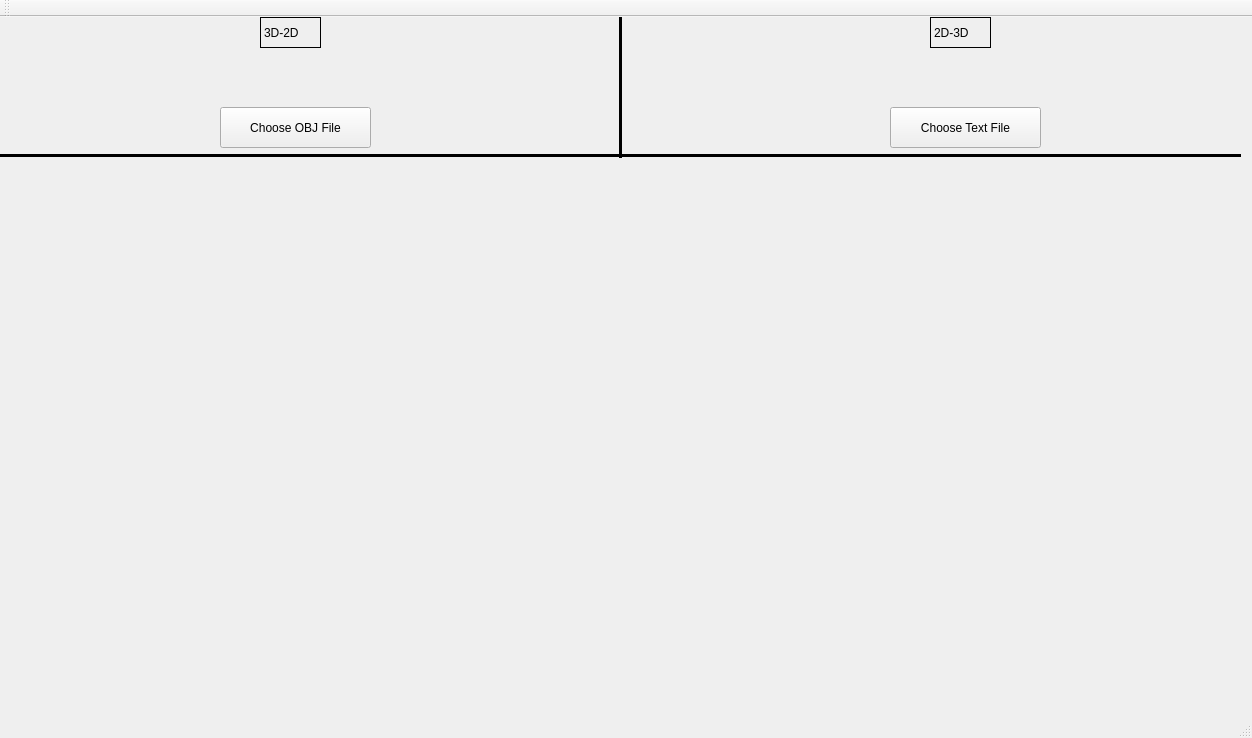
<?xml version="1.0" encoding="UTF-8"?>
<ui version="4.0">
 <class>MainWindow</class>
 <widget class="QMainWindow" name="MainWindow">
  <property name="geometry">
   <rect>
    <x>0</x>
    <y>0</y>
    <width>1252</width>
    <height>738</height>
   </rect>
  </property>
  <property name="windowTitle">
   <string>MainWindow</string>
  </property>
  <property name="tabShape">
   <enum>QTabWidget::Rounded</enum>
  </property>
  <widget class="QWidget" name="centralWidget">
   <widget class="QPushButton" name="pushButton">
    <property name="geometry">
     <rect>
      <x>220</x>
      <y>90</y>
      <width>151</width>
      <height>41</height>
     </rect>
    </property>
    <property name="text">
     <string>Choose OBJ File</string>
    </property>
   </widget>
   <widget class="QPushButton" name="pushButton_2">
    <property name="geometry">
     <rect>
      <x>890</x>
      <y>90</y>
      <width>151</width>
      <height>41</height>
     </rect>
    </property>
    <property name="text">
     <string>Choose Text File</string>
    </property>
   </widget>
   <widget class="QLabel" name="label_2">
    <property name="geometry">
     <rect>
      <x>260</x>
      <y>0</y>
      <width>61</width>
      <height>31</height>
     </rect>
    </property>
    <property name="frameShape">
     <enum>QFrame::Panel</enum>
    </property>
    <property name="text">
     <string>3D-2D</string>
    </property>
   </widget>
   <widget class="QLabel" name="label_3">
    <property name="geometry">
     <rect>
      <x>930</x>
      <y>0</y>
      <width>61</width>
      <height>31</height>
     </rect>
    </property>
    <property name="frameShape">
     <enum>QFrame::Panel</enum>
    </property>
    <property name="text">
     <string>2D-3D</string>
    </property>
   </widget>
   <widget class="QLabel" name="label">
    <property name="geometry">
     <rect>
      <x>180</x>
      <y>150</y>
      <width>881</width>
      <height>521</height>
     </rect>
    </property>
    <property name="text">
     <string/>
    </property>
   </widget>
   <widget class="Line" name="line">
    <property name="geometry">
     <rect>
      <x>0</x>
      <y>130</y>
      <width>1241</width>
      <height>16</height>
     </rect>
    </property>
    <property name="font">
     <font>
      <pointsize>28</pointsize>
      <italic>true</italic>
     </font>
    </property>
    <property name="frameShadow">
     <enum>QFrame::Plain</enum>
    </property>
    <property name="lineWidth">
     <number>3</number>
    </property>
    <property name="orientation">
     <enum>Qt::Horizontal</enum>
    </property>
   </widget>
   <widget class="Line" name="line_2">
    <property name="geometry">
     <rect>
      <x>610</x>
      <y>-90</y>
      <width>20</width>
      <height>231</height>
     </rect>
    </property>
    <property name="frameShadow">
     <enum>QFrame::Plain</enum>
    </property>
    <property name="lineWidth">
     <number>3</number>
    </property>
    <property name="orientation">
     <enum>Qt::Vertical</enum>
    </property>
   </widget>
  </widget>
  <widget class="QMenuBar" name="menuBar">
   <property name="geometry">
    <rect>
     <x>0</x>
     <y>0</y>
     <width>1252</width>
     <height>25</height>
    </rect>
   </property>
  </widget>
  <widget class="QToolBar" name="mainToolBar">
   <attribute name="toolBarArea">
    <enum>TopToolBarArea</enum>
   </attribute>
   <attribute name="toolBarBreak">
    <bool>false</bool>
   </attribute>
  </widget>
  <widget class="QStatusBar" name="statusBar"/>
 </widget>
 <layoutdefault spacing="6" margin="11"/>
 <resources/>
 <connections/>
</ui>
